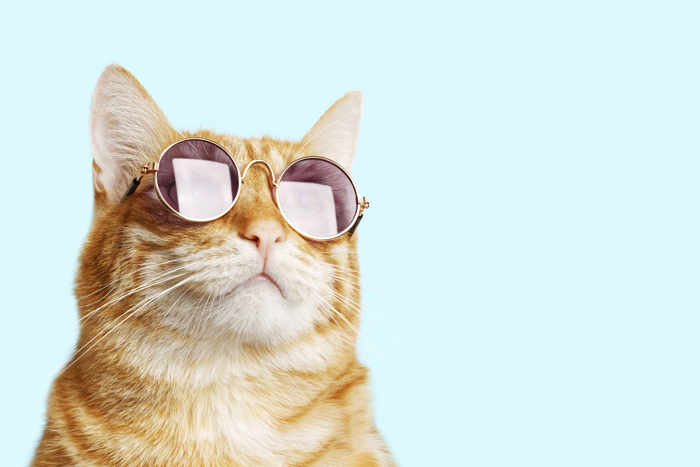
#> input picture images/p3.jpg, 700 x 467 px
$ python gray_level_transformation.py
#> lines starting #> are read from the running program, lines starting #| are printed output that depends on the picture
from PIL import Image
from pylab import *
from sys import argv

def get_negative(im):
	return 255 - im

def get_clamp_to_interval(im, limit_left, limit_right):
	return ((limit_right - limit_left) / 255 * im + limit_left).astype(np.uint8)

def get_darker(im, k):
	return (255 * (im / 255) ** k).astype(np.uint8)


if __name__ == '__main__':
	im_link = './images/p3.jpg'
	if len(argv) > 1:
		im_link = './images/' + argv[1]
	im = array(Image.open(im_link).convert('L'))
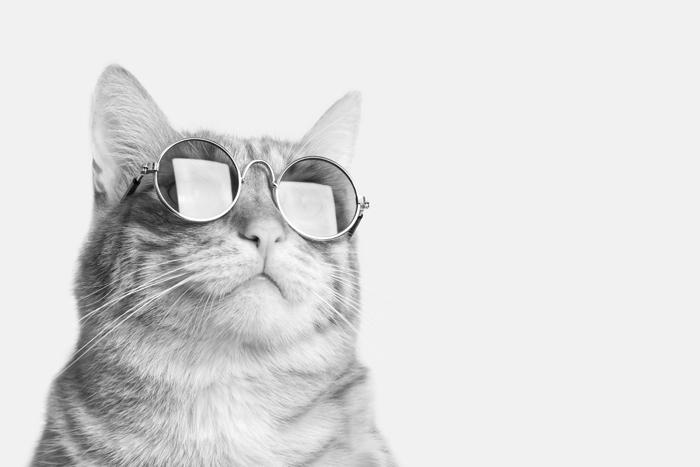
#> im: shape (467, 700); min 0, max 255, mean 221.6

	figure(figsize=(15, 15))

	subplot(2, 2, 1, title='Original')
	imshow(im)
	gray()

	subplot(2, 2, 2, title='Negative')
	imshow(get_negative(im))
#> in get_negative, `return 255 - im`:
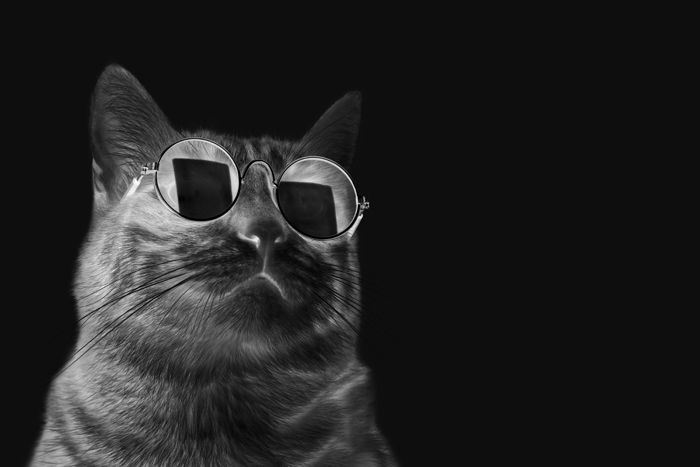
#> returned value: shape (467, 700); min 0, max 255, mean 33.4

	subplot(2, 2, 3, title='Clamp to interval 250-255')
	imshow(get_clamp_to_interval(im, 250, 255))

	subplot(2, 2, 4, title='Darker(4)')
	imshow(get_darker(im, 4))
#> in get_darker, `return (255 * (im / 255) ** k).astype(np.uint8)`:
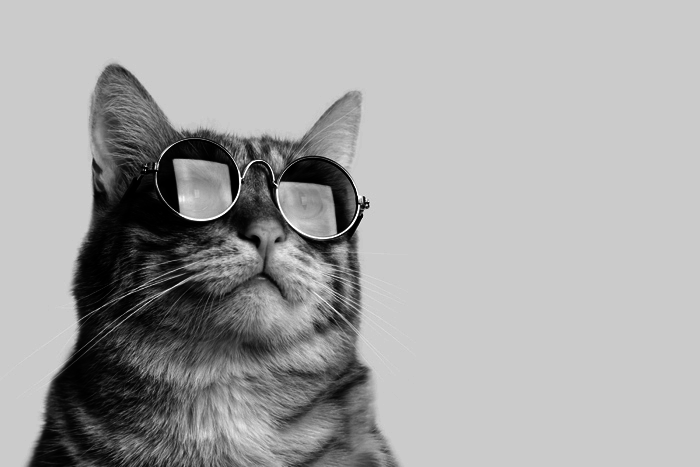
#> returned value: shape (467, 700); min 0, max 255, mean 165.7
	show()
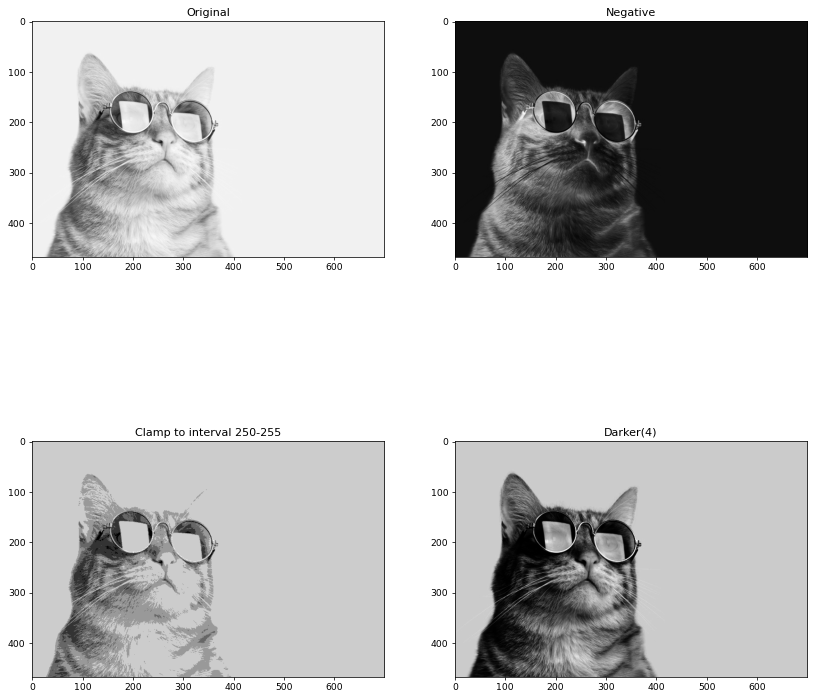
#> figure drawn by matplotlib, 4 panels

$ run again, with images/p2.jpg copied over images/p3.jpg
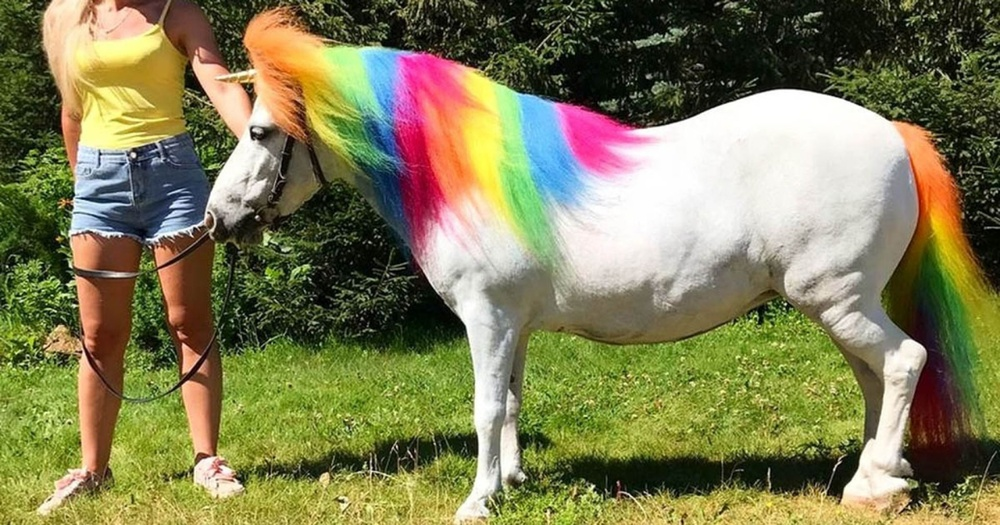
#> input picture images/p2.jpg, 1000 x 525 px, shrunk from 1920 x 1008 before the run
#> in get_darker, `return (255 * (im / 255) ** k).astype(np.uint8)`:
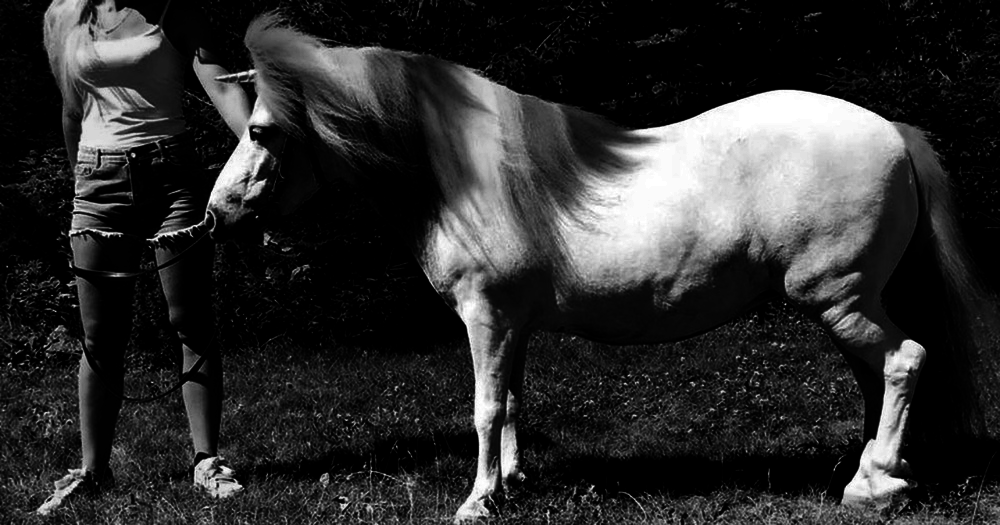
#> returned value: shape (525, 1000); min 0, max 255, mean 46.4
#> `show()`:
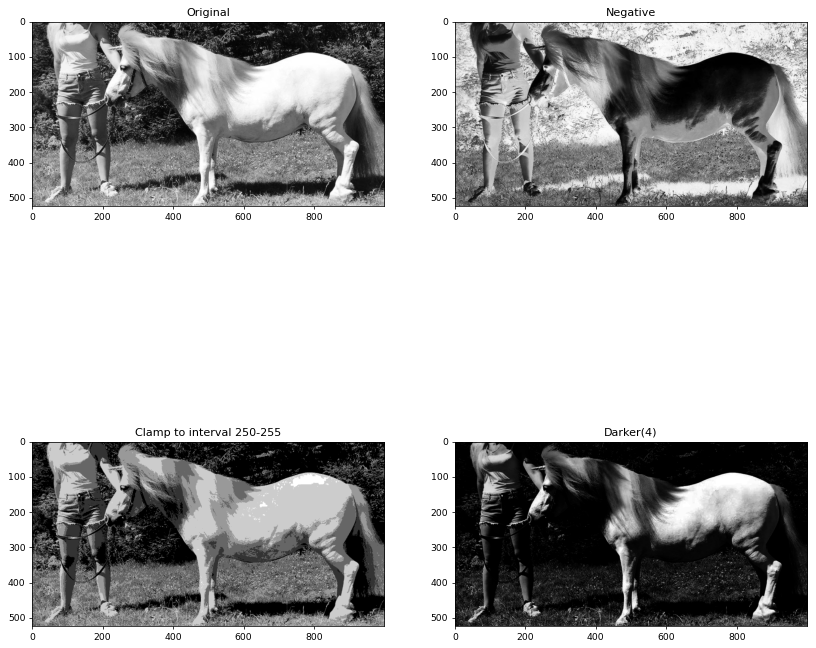
#> figure drawn by matplotlib, 4 panels
